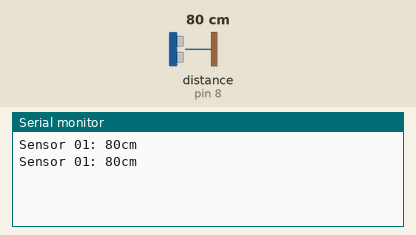
A sketch run on a simulated Arduino Uno, built with avr-gcc and run on an emulated ATmega328P. Parts: the last lines printed to the serial monitor. Inputs (shaded band) come from the test bench; at power-on: distance to the obstacle (sensor on pin 8) 80 cm. The echo pulse lasts 58.3 µs per cm.

Above: at 1.8 s.
1.9 s: distance to the obstacle (sensor on pin 8) set to 2 cm
At 2.6 s:
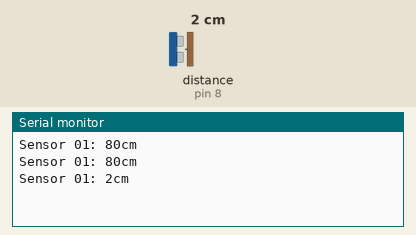
3.4 s: distance to the obstacle (sensor on pin 8) set to 4 cm
At 4.8 s:
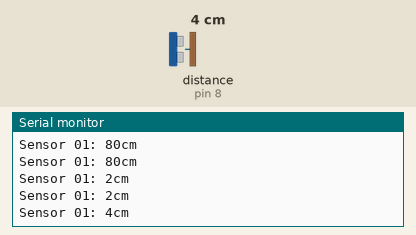
Timing chart, 0 to 6.4 s (numbered marks = the images above; inputs shaded):
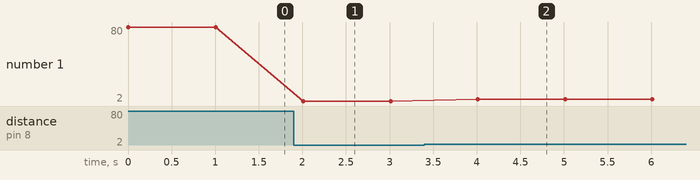

Measured:
- after the input at 1.9 s, the serial monitor: prints a new line after 0.11 s (image 1)
- after the input at 3.4 s, the serial monitor: prints a new line after 0.61 s (image 2)
- plotted number 1: 80 → 2 after the input at 1.9 s, 2 → 4 after the input at 3.4 s

The sketch:

EspUltra.ino
```cpp
#include <Arduino.h>
#include <Ultrasonic.h>

//Vcc wire 5v
//Gnd wire ground
//Echo wire on pin 8
//Trig wire on pin 9
Ultrasonic ultrasonic1(9, 8);	// An ultrasonic sensor HC-04


void setup() {
  Serial.begin(115200);
}

void loop() {
  Serial.print("Sensor 01: ");
  Serial.print(ultrasonic1.read()); // Prints the distance on the default unit (centimeters)
  Serial.println("cm");

  delay(1000);
}
```
